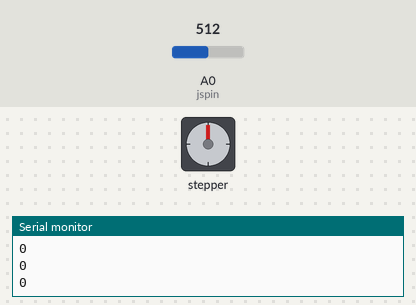
This sketch was run on a simulated Arduino Mega 2560, built with avr-gcc and run on an emulated ATmega2560. Parts: stepper motor, the last lines printed to the serial monitor. The test bench sets the inputs (shaded band); at power-on: A0 (jspin) = 512. Stepper angles assume 2048 steps per turn.

Above: at 1.2 s.
1.3 s: A0 (jspin) set to 500
At 1.46 s:
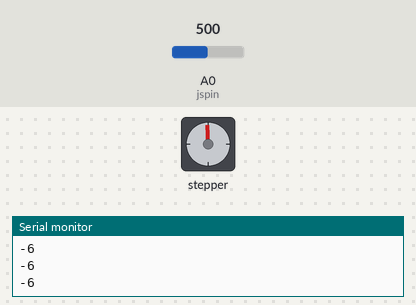
4.3 s: A0 (jspin) set to 560
7.3 s: A0 (jspin) set to 538
At 7.8 s:
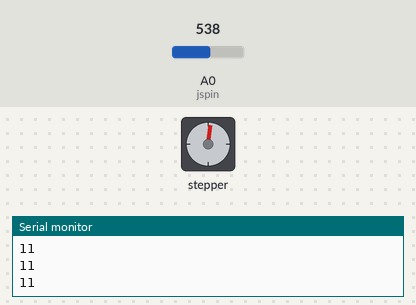
8.8 s: A0 (jspin) set to 716
At 9.26 s:
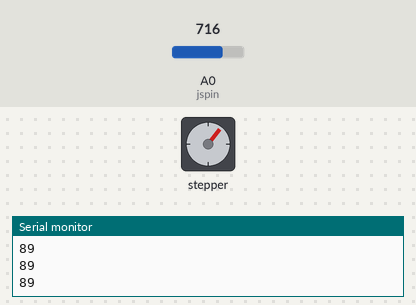
11.8 s: A0 (jspin) set to 900
Timing chart, 0 to 15.8 s (numbered marks = the images above; inputs shaded):
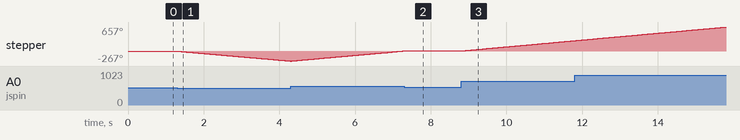

The sketch:

joystick.ino
```cpp
/*Control a stepper motor direction using a joystick
Learning themes: Including and using stepper library, map function*/

#include <Stepper.h>// include the servo library

int jspin = A0;// declaring an int named jspin that is equal to A0
int jsval;//declaring an int named jsval
int turn;//declaring an int named turn

Stepper steppermotor(32, 8, 9, 10, 11);// Create Instance of Stepper Class Specifing Pins used for motor coils and # of steps/revolution

void setup()
{
  Serial.begin(9600);//Begin the serial moniter
}

void loop()
{
   steppermotor.setSpeed(1000);    // set speed to 1000rpm
jsval = analogRead(jspin); // read value at A0 and save to jsval
turn = map(jsval, 0, 1024, -225, 225);// map the jsval (A1) to the min value -225 and the max value 225 and save in spot turn

Serial.println(turn);// Print the vaalue of turn to the serial moniter
if (jsval <= 1024 && jsval >= 550){//If jsval is less than or equal to 1024, and greater than or equal to 550 then...
steppermotor.step(turn);//turn the stepper motor Turn values steps
}
if (jsval <= 500 && jsval >= 0){//If jsval is less than or equal to 500, and greater than or equal to 0 then...
steppermotor.step(turn);//turn the stepper motor Turn values steps
}
}
```

Measured:
- the behaviour switches between 501 and 500 on A0 (jspin) (found by bisection; images 0 and 1)
- after the input at 1.3 s, stepper: keeps turning counter-clockwise at about 90°/s, starting at once
- after the input at 7.3 s, stepper: goes on until 7.3 s, then stays 8°
- after the input at 8.8 s, stepper: keeps turning clockwise at about 93°/s, starting at once
